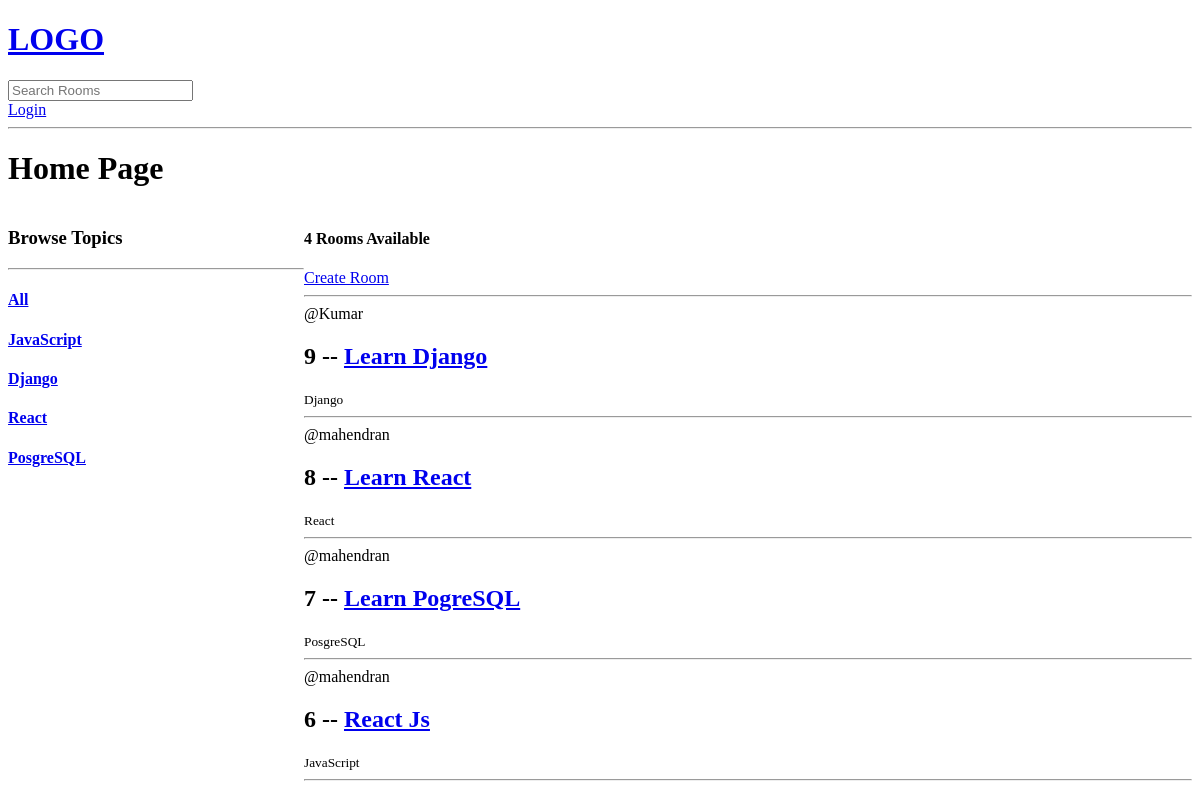
The app's page /, older data.
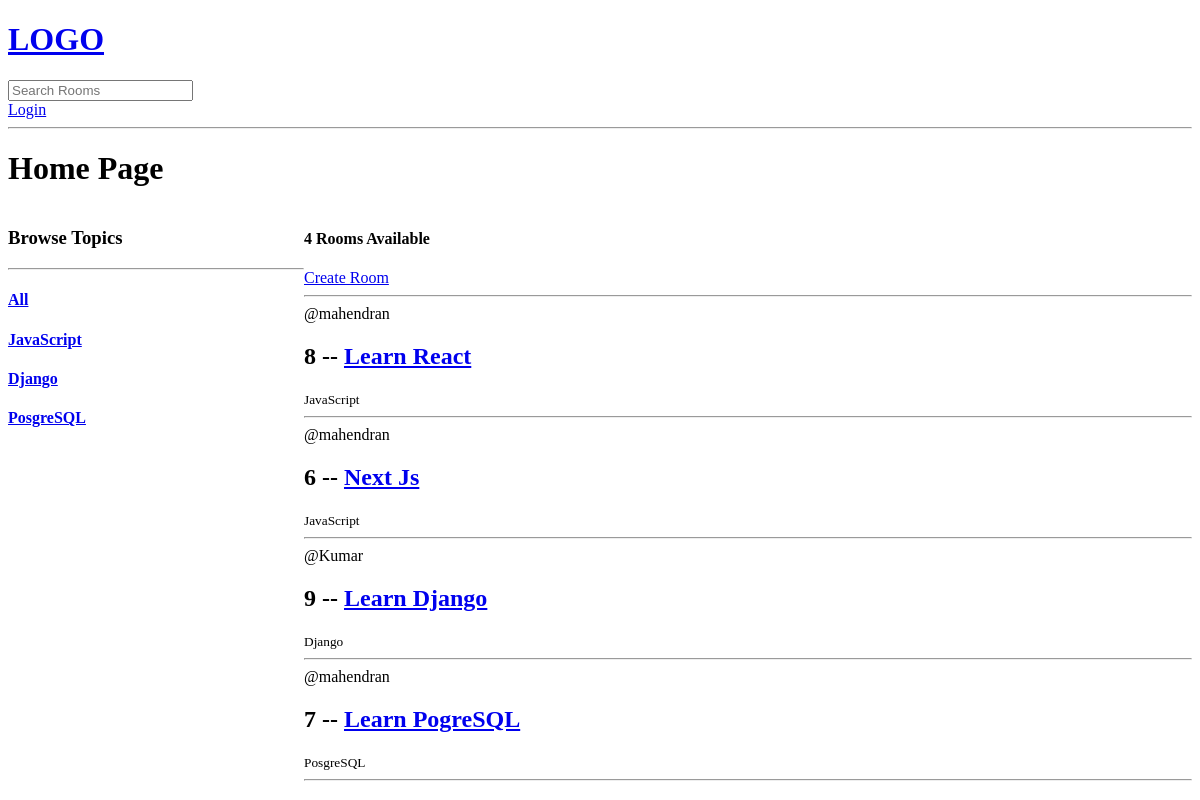
The same page, newer data.
### base/models.py (models this page shows, shortened)
class Topic(models.Model):
    name = models.CharField(max_length = 200)

class Room(models.Model):
    host = models.ForeignKey(User, on_delete = models.SET_NULL, null = True)
    topic = models.ForeignKey(Topic, on_delete = models.SET_NULL, null = True)
    name = models.CharField(max_length = 200)
    description = models.TextField(null = True, blank = True)
    updated = models.DateTimeField(auto_now = True) #take snapshot of time when modified
    created = models.DateTimeField(auto_now_add = True) #take snapshot of time when created
    class Meta:
        ordering = ['-updated','-created']

### base/views.py (the view)
# urls.py: path('', views.home, name='home'),
def home(request):
    q = request.GET.get('q') if request.GET.get('q') != None else ''
    rooms = Room.objects.filter(Q(topic__name__icontains=q) | Q(name__icontains=q) | Q(description__icontains = q))
    roomCount = rooms.count()
    topic = Topic.objects.all()
    context = {'rooms':rooms,"topics":topic,'room_count':roomCount}
    return render(request, 'base/home.html', context)

### base/templates/base/home.html (shortened to what this page needs)
{% extends 'main.html' %}
{% block content %}
<h1>Home Page</h1>
<div class="container">
    <div>
        <h3>Browse Topics</h3>
        <hr>
        <div>
            <h4><a href="{%url 'home' %}">All</a></h4>
        </div>
        {% for topic in topics %}
        <h4><a href="{%url 'home' %}?q={{topic.name}}">{{topic.name}}</a></h4>
        {% endfor %}
    </div>
    <div>
        <h4>{{room_count}} Rooms Available</h4>
        <a href="{%url 'create-room' %}">Create Room</a>
        <hr>
        <div>
            {% for room in rooms%}
            <div>
                <div>
                    <span>@{{room.host.username}}</span>
                    <h2>{{room.id}} -- <a href="{% url 'room' room.id %}">{{room.name}}</a></h2>
                    <small>{{room.topic.name}}</small>
                    <hr>
                </div>
            </div>
            {% endfor %}
        </div>
    </div>
</div>
{% endblock %}

### templates/main.html (shortened to what this page needs)
<!DOCTYPE html>
<html lang="en">
<head>
</head>
<body>
    {% include 'navbar.html' %}
    {% block content %}
    {% endblock %}
</body>
</html>

### templates/navbar.html
<a href="/">
  <h1>LOGO</h1>
</a>
<form method="GET" action="{% url 'home'%}">
  <input type="text" name="q" placeholder="Search Rooms" />
</form>
{% if request.user.is_authenticated %}
<a href="{% url 'logout' %}">Logout</a>
{% else %}
<a href="{% url 'login' %}">Login</a>
{% endif %}
<hr />

### base/templates/base/home.html (style rules this page uses)
.container { display: grid; grid-template-columns: 1fr 3fr; }

Row changes from the older to the newer data that the page shows:
removed Topic: name "React"
changed Room "Learn React": topic.name "React" → "JavaScript"; moves up the list
changed Room id 6: name "React Js" → "Next Js"; moves up the list
